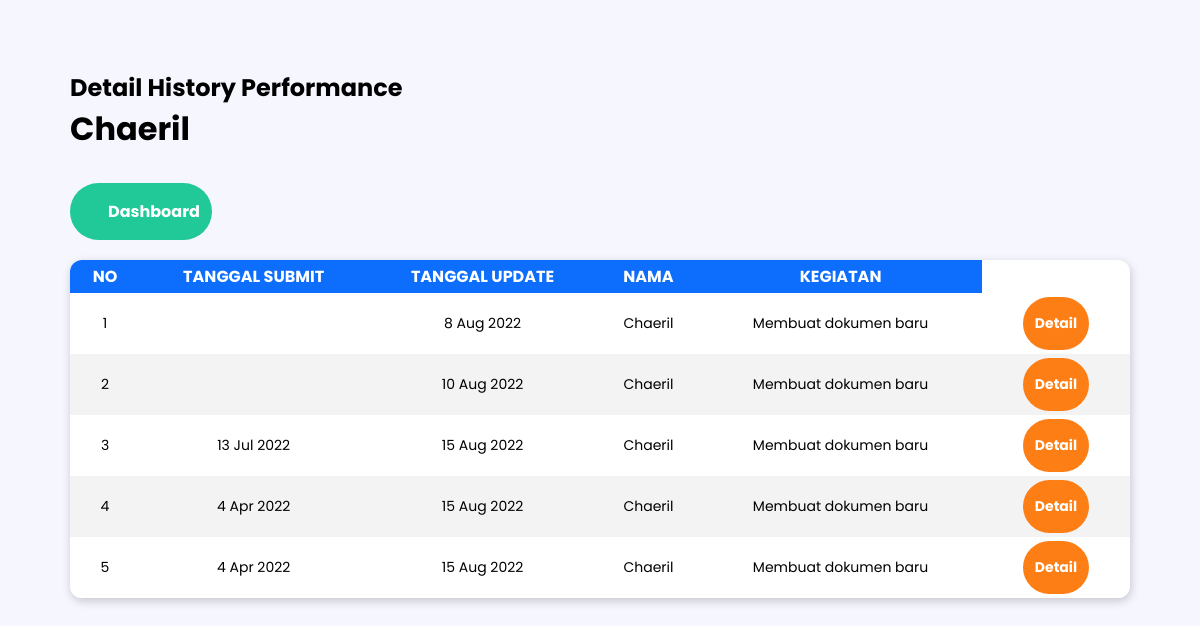
Page /detailHistoryPerformanceTambah.php?nama=Chaeril (signed in) on the committed database.
### tables this page shows
CREATE TABLE `historytambah` (
  `id` int(50) NOT NULL,
  `proses` varchar(500) DEFAULT NULL,
  `segmen` varchar(500) DEFAULT NULL,
  `tanggal_submit` varchar(500) DEFAULT NULL,
  `tanggal_update` varchar(500) DEFAULT NULL,
  `folder` varchar(500) DEFAULT NULL,
  `jenis_spk` varchar(500) DEFAULT NULL,
  `witel` varchar(500) DEFAULT NULL,
  `nama_pelanggan` varchar(500) DEFAULT NULL,
  `layanan` varchar(500) DEFAULT NULL,
  `nama_vendor` varchar(500) DEFAULT NULL,
  `jangka_waktu` int(100) DEFAULT NULL,
  `nilai_kb` bigint(200) DEFAULT NULL,
  `no_KFS_SPK` varchar(500) DEFAULT NULL,
  `no_KL_WO_SuratPesanan` varchar(500) DEFAULT NULL,
  `pic` varchar(500) DEFAULT NULL,
  `status` varchar(500) DEFAULT NULL,
  `statusSM` varchar(500) DEFAULT NULL,
  `keterangan` longtext DEFAULT NULL,
  `updated_by` varchar(500) DEFAULT NULL
);

### config/functions.php (called while the page is built, shortened)
<?php
require 'connection.php';
function query($query)
{
    global $conn;
    $result = mysqli_query($conn, $query);
    $rows = [];
    while ($row = mysqli_fetch_assoc($result)) {
        $rows[] = $row;
    }
    return $rows;
}

### detailHistoryPerformanceTambah.php (the view, shortened to what this page needs)
<?php
require 'config/functions.php';
$namaAdmin = $_GET["nama"];
$namaAdmin = rawurldecode($namaAdmin);
$query = query("SELECT * FROM historytambah WHERE updated_by = '$namaAdmin'");
?>
<!DOCTYPE html>
<html lang="en">
<head>
    <link rel="stylesheet" href="css/styleHistory.css">
</head>
<body>
    <div class="container">
        <h2>Detail History Performance</h2>
        <h1><?= $namaAdmin; ?></h1>
        <div class="header">
            <div class="_2">
                <a href="index.php"><button style="background-color: #20C997;"><img src="img/home.png" alt="">Dashboard</button></a>
            </div>
        </div>
        <div class="content" id="content-table">
            <table>
                <tr>
                    <th>NO</th>
                    <th>TANGGAL SUBMIT</th>
                    <th>TANGGAL UPDATE</th>
                    <th>NAMA</th>
                    <th>KEGIATAN</th>
                </tr>
                <?php $i = 1; ?>
                <?php foreach ($query as $row) : ?>
                    <tr>
                        <td class="no"><?= $i; ?></td>
                        <td><?= $row["tanggal_submit"]; ?></td>
                        <td><?= $row["tanggal_update"]; ?></td>
                        <td><?= $row["updated_by"]; ?></td>
                        <td> Membuat dokumen baru</td>
                        <td class="aksi">
                            <div>
                                <a href="#<?= $row["id"]; ?>"><button class="detailDokumen">Detail</button></a>
                            </div>
                        </td>
                    </tr>
                    <?php $i++; ?>
                <?php endforeach; ?>
            </table>
        </div>
    </div>
</body>
</html>

### css/styleHistory.css (style rules this page uses)
* { padding: 0; margin: 0; -webkit-box-sizing: border-box; box-sizing: border-box; font-family: 'Poppins', sans-serif; }
body, html { background-color: #f6f6ff; }
a { color: white; text-decoration: none; }
button { all: unset; -webkit-transition: all 0.2s; transition: all 0.2s; color: white; font-size: 16px; font-weight: 700; border-radius: 30px; padding: 16px 12px; display: -webkit-box; display: -ms-flexbox; display: flex; -webkit-box-pack: center; -ms-flex-pack: center; justify-content: center; -webkit-box-align: center; -ms-flex-align: center; align-items: center; cursor: pointer; }
::placeholder { color: #6c757d; }
.container { margin: 70px; }
.container .header { display: -webkit-box; display: -ms-flexbox; display: flex; -webkit-box-pack: justify; -ms-flex-pack: justify; justify-content: space-between; -webkit-box-align: center; -ms-flex-align: center; align-items: center; margin-top: 30px; }
.container .header ._2 { display: -webkit-box; display: -ms-flexbox; display: flex; -webkit-box-align: end; -ms-flex-align: end; align-items: flex-end; -webkit-box-pack: end; -ms-flex-pack: end; justify-content: flex-end; }
.container .content { margin-top: 20px; overflow: auto; -webkit-box-shadow: 1px 3px 10px 0px rgba(0, 0, 0, 0.2); box-shadow: 1px 3px 10px 0px rgba(0, 0, 0, 0.2); border-radius: 12px; background-color: white; width: 100%; max-height: 500px; }
.container .content table { border-collapse: collapse; text-align: center; width: 100%; table-layout: auto; }
.container .content table th { background-color: #0d6efd; color: white; font-weight: 700; font-size: 16px; white-space: wrap; padding: 4px 8px; position: -webkit-sticky; position: sticky; top: 0; }
.container .content table td { font-size: 14px; color: black; overflow: hidden; white-space: nowrap; text-overflow: ellipsis; padding: 0 10px; max-width: 200px; }
.container .content table td.aksi div { display: -webkit-box; display: -ms-flexbox; display: flex; -webkit-box-align: center; -ms-flex-align: center; align-items: center; -webkit-box-pack: center; -ms-flex-pack: center; justify-content: center; width: 100%; }
.container .content table td.aksi div a { -webkit-transition: all 0.1s; transition: all 0.1s; font-weight: 700; margin: 4px 8px; }
.container .content table td.aksi div a button.detailDokumen { background-color: #fd7e14; font-size: 14px; }
.container .content table th:nth-child(1) { width: 70px; }
.container .content table tr:nth-child(odd) { background-color: #f3f3f3; }
.container .content table tr:nth-child(even) { background-color: #ffffff; }

### rows in the picture
historytambah: tanggal_update "8 Aug 2022", updated_by "Chaeril"
historytambah: tanggal_update "10 Aug 2022", updated_by "Chaeril"
historytambah: tanggal_submit "13 Jul 2022", tanggal_update "15 Aug 2022", updated_by "Chaeril"
historytambah: tanggal_submit "4 Apr 2022", tanggal_update "15 Aug 2022", updated_by "Chaeril"
historytambah: tanggal_submit "4 Apr 2022", tanggal_update "15 Aug 2022", updated_by "Chaeril"

### other values in the picture
$namaAdmin "Chaeril"
